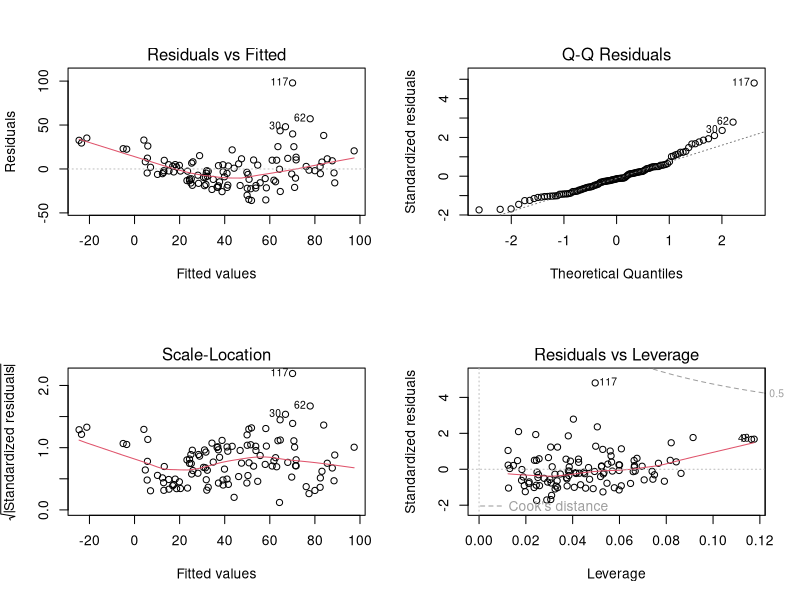

Here is the R script that generated this plot:
## ---- chunk 1
library(datasets)
model <- lm(Ozone ~ Solar.R+Wind+Temp+Month, data=airquality)
par(mfrow=c(2,2))
plot(model)
